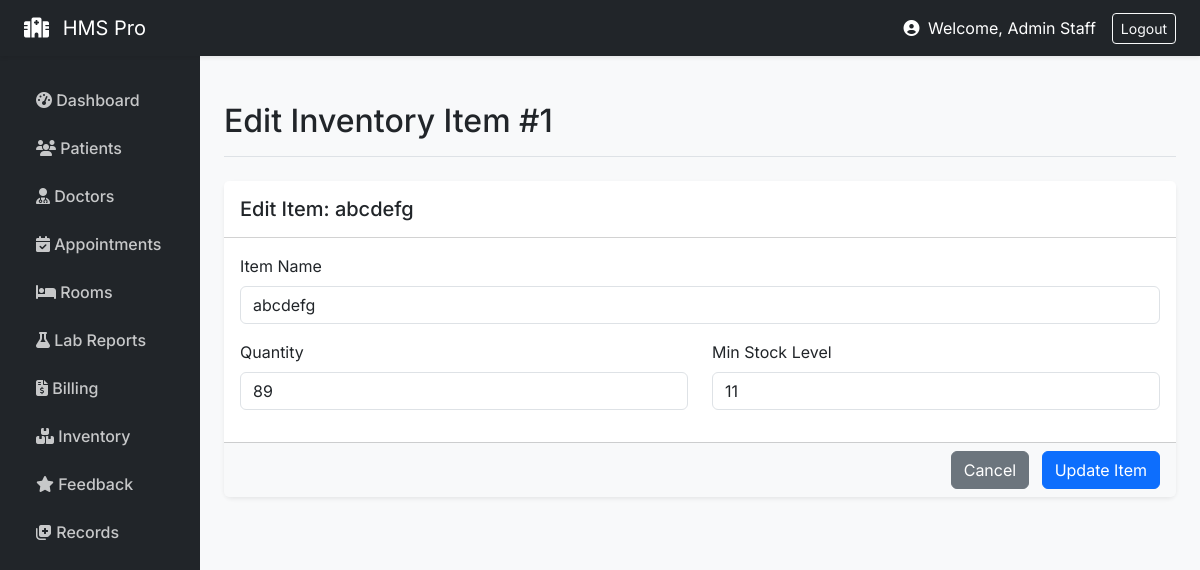
/staff/edit_inventory/1 (signed in), run on the app's committed database.
### models/__init__.py (models this page shows, shortened)
class User(UserMixin, db.Model):
    id = db.Column(db.Integer, primary_key=True)
    email = db.Column(db.String(120), unique=True, nullable=False)
    name = db.Column(db.String(100), nullable=False)
    role = db.Column(db.String(20), nullable=False)
    password_hash = db.Column(db.String(200), nullable=False)
    age = db.Column(db.Integer)
    gender = db.Column(db.String(10))
    staff_role = db.Column(db.String(50))
    department = db.Column(db.String(50))
    staff_id = db.Column(db.String(20))
    created_at = db.Column(db.DateTime, default=datetime.utcnow)

class Inventory(db.Model):
    id = db.Column(db.Integer, primary_key=True)
    name = db.Column(db.String(100))
    quantity = db.Column(db.Integer)
    expiry_date = db.Column(db.Date)
    supplier = db.Column(db.String(100))
    category = db.Column(db.String(50))
    min_stock = db.Column(db.Integer, default=10)

### routes/staff.py (the view, shortened to what this page needs)
@staff_bp.route('/edit_inventory/<int:id>', methods=['GET', 'POST'])
def edit_inventory(id):
    item = Inventory.query.get_or_404(id)
    form = InventoryForm(obj=item)
    return render_template('edit_inventory.html', form=form, item=item)

### forms.py
class InventoryForm(FlaskForm):
    name = StringField('Item Name', validators=[DataRequired()])
    quantity = IntegerField('Quantity', validators=[DataRequired()])
    min_stock = IntegerField('Min Stock Level', default=10)

### models/__init__.py (called while the page is built)
@login_manager.user_loader
def load_user(user_id):
    return User.query.get(int(user_id))

### routes/staff.py (called while the page is built)
def staff_required(f):
    @wraps(f)
    def decorated_function(*args, **kwargs):
        if current_user.role != 'staff':
            flash('Staff access only', 'danger')
            return redirect(url_for('auth.login'))
        return f(*args, **kwargs)
    return decorated_function

@staff_bp.before_request
@login_required
@staff_required
def before_request():
    pass

### templates/edit_inventory.html (shortened to what this page needs)
{% extends "base.html" %}
{% block page_title %}Edit Inventory Item #{{ item.id }}{% endblock %}
{% block content %}
<div class="card">
    <div class="card-header bg-white py-3">
        <h5 class="mb-0">Edit Item: {{ item.name }}</h5>
    </div>
    <form method="POST" action="{{ url_for('staff.edit_inventory', id=item.id) }}">
        <div class="card-body">
            <div class="mb-3">
                <label class="form-label">{{ form.name.label }}</label>
                {{ form.name(class="form-control", required=True) }}
            </div>
            <div class="row mb-3">
                <div class="col-6">
                    <label class="form-label">{{ form.quantity.label }}</label>
                    {{ form.quantity(class="form-control", required=True) }}
                </div>
                <div class="col-6">
                    <label class="form-label">{{ form.min_stock.label }}</label>
                    {{ form.min_stock(class="form-control", required=True) }}
                </div>
            </div>
        </div>
        <div class="card-footer bg-light text-end">
            <a href="{{ url_for('staff.inventory') }}" class="btn btn-secondary me-2">Cancel</a>
            <button type="submit" class="btn btn-primary">Update Item</button>
        </div>
    </form>
</div>
{% endblock %}

### templates/base.html (shortened to what this page needs)
<!doctype html>
<html lang="en">
<head>
  <link href="https://cdn.jsdelivr.net/npm/bootstrap@5.3.0/dist/css/bootstrap.min.css" rel="stylesheet">
  <link rel="stylesheet" href="https://cdnjs.cloudflare.com/ajax/libs/font-awesome/6.4.0/css/all.min.css">
</head>
<body>
{% if current_user.is_authenticated %}
<nav class="navbar navbar-dark bg-dark sticky-top shadow-sm">
  <div class="container-fluid px-4">
    <a class="navbar-brand" href="/"><i class="fas fa-hospital me-2"></i> HMS Pro</a>
    <div class="d-flex align-items-center text-white">
      <span class="me-3">
        <i class="fas fa-user-circle me-1"></i> Welcome, {{ current_user.name }}
      </span>
      <a class="btn btn-outline-light btn-sm" href="{{ url_for('auth.logout') }}">Logout</a>
    </div>
  </div>
</nav>
{% endif %}
<div id="main-wrapper">
    {% if not current_user.is_authenticated %}
        <div class="container mt-5">
    {% else %}
        <div class="container-fluid">
            <div class="row">
                <nav class="col-md-2 d-none d-md-block sidebar px-3">
                    <ul class="nav flex-column">
                        {% if current_user.role == 'staff' %}
                            <li class="nav-item">
                                <a class="nav-link {{ 'active' if request.endpoint == 'staff.dashboard' else '' }}" href="{{ url_for('staff.dashboard') }}"><i class="fas fa-tachometer-alt"></i> Dashboard</a>
                            </li>
                            <li class="nav-item">
                                <a class="nav-link {{ 'active' if request.endpoint == 'staff.patients' else '' }}" href="{{ url_for('staff.patients') }}"><i class="fas fa-users"></i> Patients</a>
                            </li>
                            <li class="nav-item">
                                <a class="nav-link {{ 'active' if request.endpoint == 'staff.doctors' else '' }}" href="{{ url_for('staff.doctors') }}"><i class="fas fa-user-md"></i> Doctors</a>
                            </li>
                            <li class="nav-item">
                                <a class="nav-link {{ 'active' if request.endpoint == 'staff.appointments' else '' }}" href="{{ url_for('staff.appointments') }}"><i class="fas fa-calendar-check"></i> Appointments</a>
                            </li>
                            <li class="nav-item">
                                <a class="nav-link {{ 'active' if request.endpoint == 'staff.rooms' else '' }}" href="{{ url_for('staff.rooms') }}"><i class="fas fa-bed"></i> Rooms</a>
                            </li>
                            <li class="nav-item">
                                <a class="nav-link {{ 'active' if request.endpoint == 'staff.lab' else '' }}" href="{{ url_for('staff.lab') }}"><i class="fas fa-flask"></i> Lab Reports</a>
                            </li>
                            <li class="nav-item">
                                <a class="nav-link {{ 'active' if request.endpoint == 'staff.billing' else '' }}" href="{{ url_for('staff.billing') }}"><i class="fas fa-file-invoice-dollar"></i> Billing</a>
                            </li>
                            <li class="nav-item">
                                <a class="nav-link {{ 'active' if request.endpoint == 'staff.inventory' else '' }}" href="{{ url_for('staff.inventory') }}"><i class="fas fa-boxes"></i> Inventory</a>
                            </li>
                            <li class="nav-item">
                                <a class="nav-link {{ 'active' if request.endpoint == 'staff.feedback' else '' }}" href="{{ url_for('staff.feedback') }}"><i class="fas fa-star"></i> Feedback</a>
                            </li>
                            <li class="nav-item">
                                <a class="nav-link {{ 'active' if request.endpoint == 'staff.records' else '' }}" href="{{ url_for('staff.records') }}"><i class="fas fa-notes-medical"></i> Records</a>
                            </li>
                        {% endif %}
                    </ul>
                </nav>
                <main class="col-md-10 ms-sm-auto px-md-4 main-content">
                    <div class="d-flex justify-content-between flex-wrap flex-md-nowrap align-items-center pt-3 pb-2 mb-4 border-bottom">
                        <h1 class="h2">{% block page_title %}{% endblock %}</h1>
                    </div>
    {% endif %}
    {% block content %}{% endblock %}
    {% if current_user.is_authenticated %}
                </main>
            </div>
        </div>
    {% else %}
        </div>
    {% endif %}
</div>
</body>
</html>

### templates/base.html (style rules this page uses)
body { background-color: #f8f9fa; font-family: 'Inter', sans-serif; }
.sidebar { min-height: 100vh; background-color: #212529; color: white; padding-top: 20px; }
.sidebar .nav-link { color: rgba(255,255,255,.75); padding: 12px 20px; font-weight: 500; }
.main-content { padding: 30px; }
.card { box-shadow: 0 0.125rem 0.25rem rgba(0,0,0,.075); border: none; border-radius: 0.5rem; margin-bottom: 20px; }

### data on the page
User: name "Admin Staff"
Inventory: id "1", name "abcdefg", quantity "89", min_stock "11"
